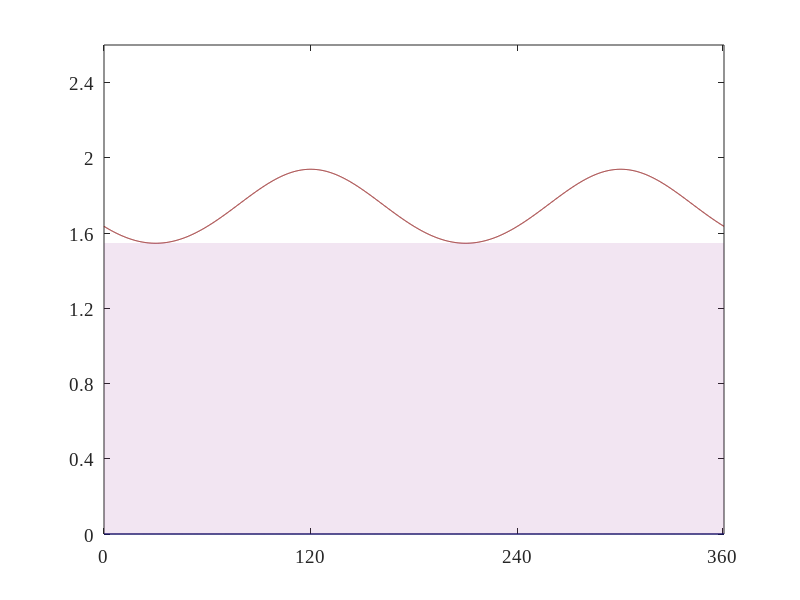

The MATLAB source for this figure: (Note: this script raises an error after producing the figure.)
theta_f1=0:0.001:2*pi;
dead_time=0.0;

m=0.75;
n=0;
D1=(1+m*sin(theta_f1)+(n/6)*sawtooth(3*theta_f1+pi/2,1/2))/2;
D1(D1<dead_time)=dead_time;
D1(D1>(1-dead_time))=1-dead_time;
% S1=(2/pi)*sin(pi*D1)*cos(theta_c);
S1=(2/pi)*sin(pi*(D1));
theta_f2=theta_f1-2*pi/3;
D2=(1+m*sin(theta_f2)+(n/6)*sawtooth(3*theta_f2+pi/2,1/2))/2;
D2(D2<dead_time)=dead_time;
D2(D2>(1-dead_time))=1-dead_time;
D2=(1+m*sin(theta_f2)+(n/6)*sawtooth(3*theta_f2+pi/2,1/2))/2;
S2=(2/pi)*sin(pi*(D2));

theta_f3=theta_f1+2*pi/3;
D3=(1+m*sin(theta_f3)+(n/6)*sawtooth(3*theta_f3+pi/2,1/2))/2;
D3(D3<dead_time)=dead_time;
D3(D3>(1-dead_time))=1-dead_time;
D3=(1+m*sin(theta_f3)+(n/6)*sawtooth(3*theta_f3+pi/2,1/2))/2;
S3=(2/pi)*sin(pi*(D3));


figure1 = figure('Position', [0 0 400 300]);
axes1 = axes('Parent',figure1);
hold(axes1,'on');
% plot(theta_f1*180/pi,S1,'r')
% hold on;
% plot(theta_f1*180/pi,S2,'b')
% hold on;
S=zeros(size(S1));
for i=1:length(S1)
    if (abs(S1(i)-S3(i))<S2(i)) && (S1(i)+S3(i)> S2(i))
    S(i)=0;
    elseif abs(S1(i)-S3(i))> S2(i)
     S(i)= abs(S1(i)-S3(i))-S2(i);
   
    elseif (S1(i)+S3(i)< S2(i))    
        S(i)= -abs(S1(i)+S3(i))+S2(i);
    end

end

plot(theta_f1*180/pi,S,'color',[0 0 0.5])
hold on;
% plot(theta_f1*180/pi,-abs(S1+S2)+abs(S3-S2),'b')
hold on;
plot(theta_f1*180/pi,abs(S1+2*S2+S3),'color',[0.5 0 0])

x = min(abs(S1+2*S2+S3))*ones(size(theta_f1));
% y=max(abs(S1-S2)-abs(S3+S2))*ones(size(theta_f1));
y=max(S)*ones(size(theta_f1));

patch('Parent',axes1, 'XData', [theta_f1*180/pi fliplr(theta_f1*180/pi)],'YData', [x fliplr(y)],'FaceColor',[0.5 0 0.5],...
    'EdgeColor','none','FaceAlpha',0.1)

box(axes1,'on');
hold(axes1,'off');

xlim([0 360])
ylim([0 2.6])

set(axes1,'XTick',[0 120 240 359], ...
    'XTickLabel',{'0','120','240','360'}, ...
    'YTick',[0 0.4 0.8 1.2 1.6 2 2.4], ...
    'YTickLabel',{'0','0.4','0.8','1.2','1.6','2','2.4'}, ...
    'FontName','TimesNewRoman','FontSize',14);

legend1 = legend(axes1,'show',{'Minimum','Maximum'},'interpreter','Latex','FontName','TimesNewRoman','FontSize',10);
set(legend1,...
    'Location','Best',...
    'EdgeColor','none',...
    'Color','white');

ylabel({'$\hat {S_{ABC}}_{f_s}$'},'interpreter','latex','FontName','Times New Roman',...
    'FontSize',18);

% Create xlabel
xlabel('Fundamental Phase ($^o$)','interpreter','latex','FontName','Times New Roman',...
    'FontSize',15);
